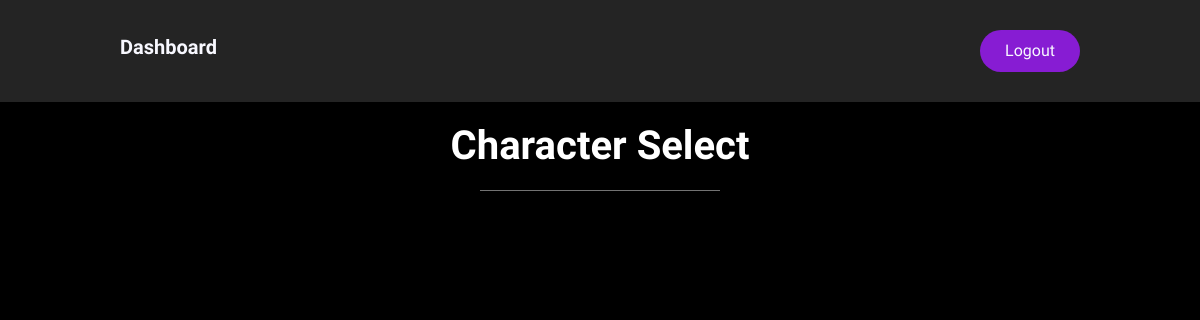
/character (signed in), run on an earlier commit of the app's database.
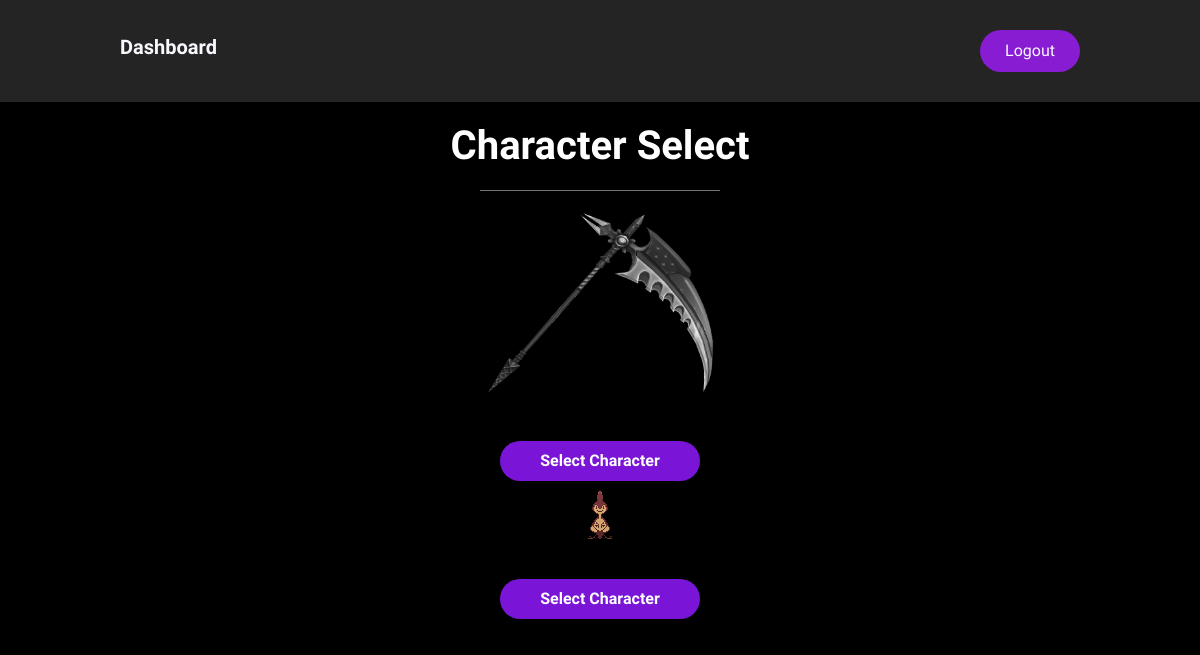
And on a later commit of the database.
### main/models.py (models this page shows)
class Character(models.Model):
    name = models.CharField(max_length=20)
    attack = models.IntegerField()
    health = models.IntegerField()
    ability = models.CharField(max_length=20)
    link = models.CharField(max_length=255)
    user = models.ForeignKey(User, related_name="characters", on_delete=models.CASCADE)
    created_at = models.DateTimeField(auto_now_add=True)
    updated_at = models.DateTimeField(auto_now=True)

### main/views.py (the view)
# urls.py: path('character', views.character_select),
def character_select(request):
    if 'user_id' not in request.session:
        return redirect('/')
    context = {
        "all_characters": Character.objects.all(),
    }
    return render(request, 'character_select.html', context)

### main/templates/character_select.html (shortened to what this page needs)
<!DOCTYPE html>
<html lang="en">
<head>
    {% load static %}
    <link href="https://maxcdn.bootstrapcdn.com/bootstrap/4.0.0-alpha.6/css/bootstrap.min.css" rel="stylesheet"/>
    <link rel="stylesheet" href="{% static '/css/character.css' %}">
</head>
<body style="background-color: black;">
    <header>
        <div class="navigation-bar">
            <a href="/dashboard" style="text-decoration: none;"><h1 class="logo">Dashboard</h1></a>
            <a class="cta" href="/logout"><button>Logout</button></a>
        </div>
    </header>
    <main>
        <div class="pick-character">
            <form action="/gamePlay">
                <h1>Character Select</h1>
                <hr>
                    {% for character in all_characters %}
                    <label class="col-sm">
                        <div class="stable-box">
                            <img src="{{character.link}}" alt="" class="align-top">
                        </div>
                        <button type="submit" class="align-bottom">Select Character</button>
                    </label>
                    {% endfor %}
                </div>
    </main>
</body>
</html>

What changed in the data, as far as the page shows it:
added Character: link (picture)
added Character: link (picture)
